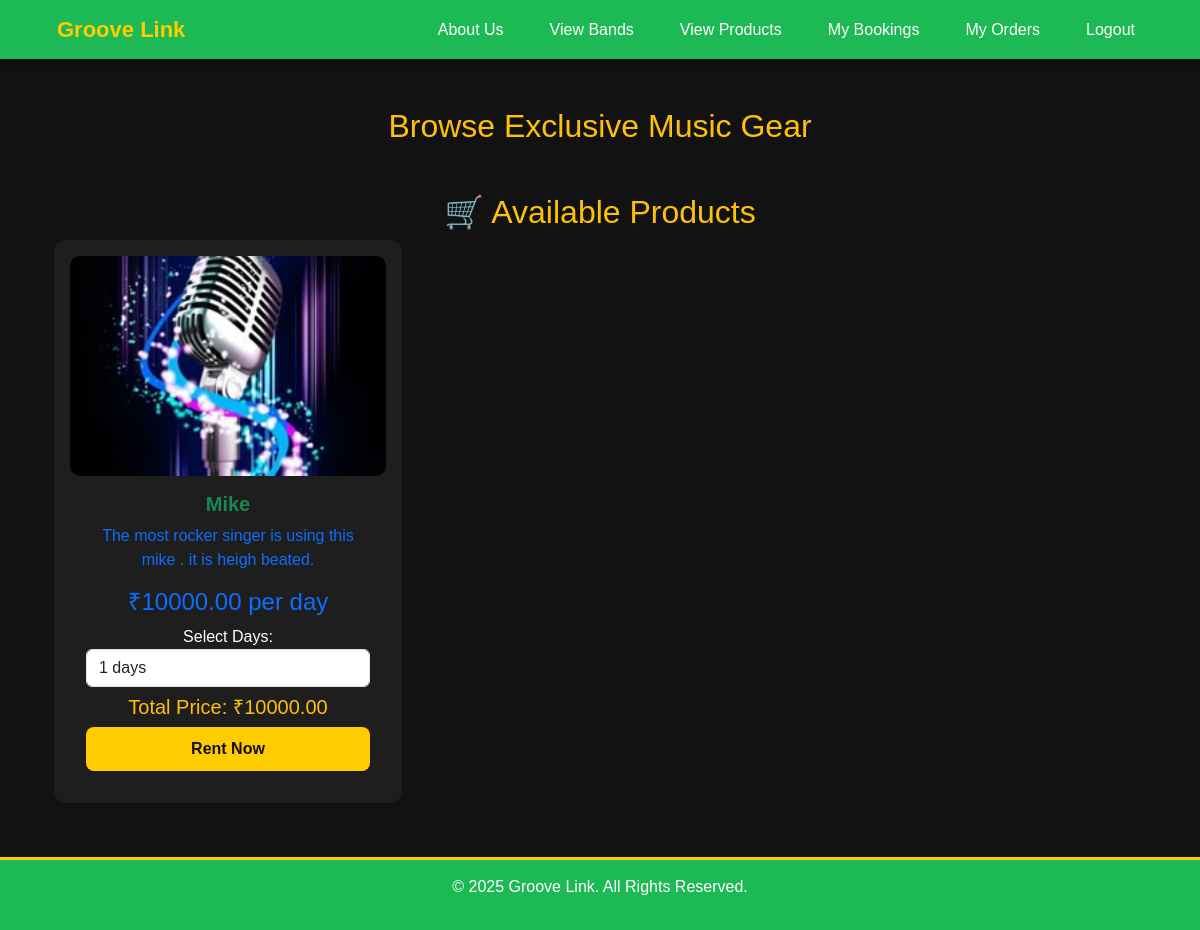
Page /viewproducts/ on the earlier database version.
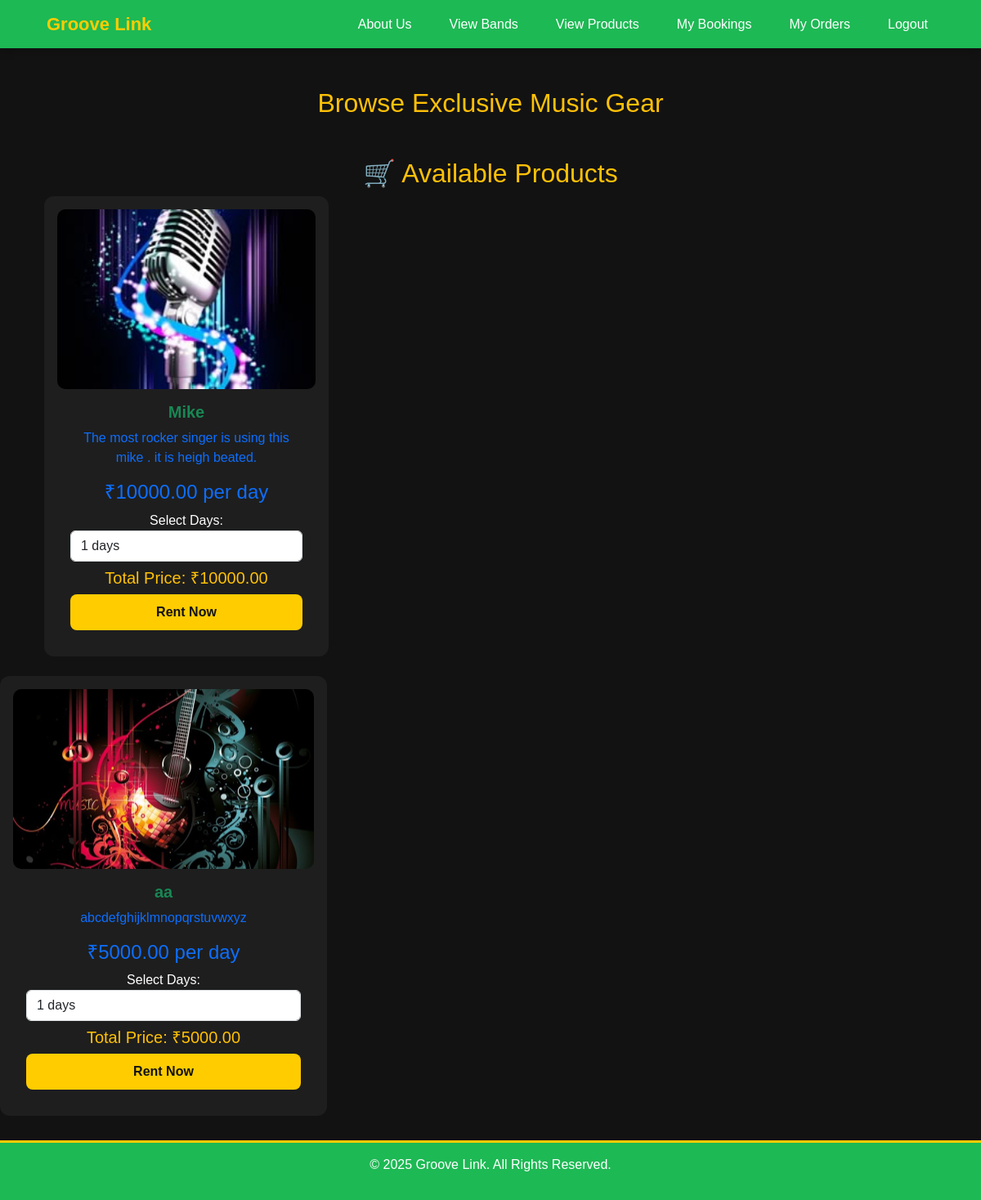
Same page on the later database version.
### app/models.py (models this page shows, shortened)
class Product(models.Model):
    staf = models.ForeignKey(Staf, on_delete=models.CASCADE, related_name="products")
    name = models.CharField(max_length=100)
    price = models.DecimalField(max_digits=10, decimal_places=2)
    description = models.TextField()
    image = models.ImageField(upload_to="products/")
    from django.db import models

### app/views.py (the view)
# urls.py: path('viewproducts/',views.viewproducts,name='viewproducts'),
def viewproducts(request):
    products = Product.objects.all()
    days_range = range(1, 31)  # Generate the range in Python
    return render(request, 'customer/viewproducts.html', {'products': products, 'days_range': days_range})

### templates/customer/viewproducts.html (shortened to what this page needs)
<!DOCTYPE html>
<html lang="en">
<head>
    <link rel="stylesheet" href="https://cdn.jsdelivr.net/npm/bootstrap@5.3.0/dist/css/bootstrap.min.css">
</head>
<body>
<nav class="navbar navbar-expand-lg">
    <div class="container">
        <a class="navbar-brand" href="../customerhome">Groove Link</a>
        <div class="collapse navbar-collapse">
            <ul class="navbar-nav ms-auto">
                <li class="nav-item"><a class="nav-link text-white" href="../about">About Us</a></li>
                <li class="nav-item"><a class="nav-link text-white" href="../viewbands">View Bands</a></li>
                <li class="nav-item"><a class="nav-link text-white" href="../viewproducts">View Products</a></li>
                <li class="nav-item"><a class="nav-link text-white" href="../booking_history">My Bookings</a></li>
                <li class="nav-item"><a class="nav-link text-white" href="../order_history">My Orders</a></li>
                <li class="nav-item"><a class="nav-link text-white" href="../logout">Logout</a></li>
            </ul>
        </div>
    </div>
</nav>
<div class="container mt-5">
    <h2 class="text-center mb-4 text-warning">Browse Exclusive Music Gear</h2>
    {% block content %}
    <div class="container mt-5">
        <h2 class="text-center text-warning">🛒 Available Products</h2>
        <div class="row">
            {% for product in products %}
            <div class="col-md-4">
                <div class="card p-3 mb-4 text-center">
                    <img src="{{ product.image.url }}" class="card-img-top" alt="{{ product.name }}">
                    <div class="card-body">
                        <h5 class="card-title text-success">{{ product.name }}</h5>
                        <p class="text-primary">{{ product.description }}</p>
                        <h4 class="text-primary">₹{{ product.price }} per day</h4>
                        <label for="days_{{ product.id }}" class="text-white">Select Days:</label>
                        <select id="days_{{ product.id }}" class="form-control" onchange="updateTotalPrice('{{ product.id }}', '{{ product.price }}')">
                            {% for i in days_range %}
                                <option value="{{ i }}">{{ i }} days</option>
                            {% endfor %}
                        </select>
                        <h5 class="text-warning mt-2">Total Price: ₹<span id="total_price_{{ product.id }}">{{ product.price }}</span></h5>
                        <button class="btn btn-success buy-btn" onclick="redirectToPayment('{{ product.id }}')">
                            Rent Now
                        </button>
                    </div>
                </div>
            </div>
                    </div>
                </div>
            </div>
            {% empty %}
            <p class="text-center text-light">No products available.</p>
            {% endfor %}
    {% endblock  %}
<footer class="footer">
    <p>&copy; 2025 Groove Link. All Rights Reserved.</p>
</footer>
</body>
</html>

Differences in the rows shown:
added Product: image (picture), name "aa", description "abcdefghijklmnopqrstuvwxyz", price "5000.00", id+price "1 days"
